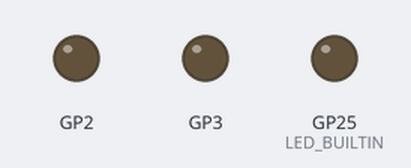
Recording of a sketch running on a simulated Raspberry Pi Pico. Parts: output pins drawn as LEDs (lit = HIGH).

Above: at 0.2 s.
At 1.7 s:
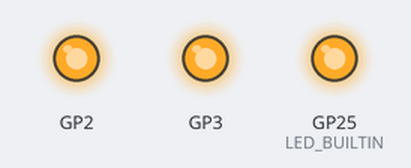
Timing chart, 0 to 3.0 s (numbered marks = the images above):
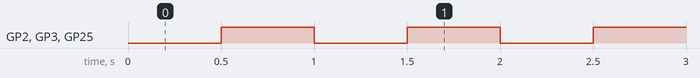

The sketch:

RTOS_rasp.ino
```cpp
#include "FreeRTOS.h"
#include "task.h"

// Declare two task handles
TaskHandle_t Task1, Task2;

void setup() {
  // Create Task1 for blinking the onboard LED
  xTaskCreate(
    task1,           // Function for Task1
    "Task1",         // Task name (for debugging)
    128,             // Stack size (in words)
    NULL,            // Task input parameter (not used)
    1,               // Task priority
    &Task1           // Task handle
  );

  // Create Task2 for blinking the external LED
  xTaskCreate(
    task2,           // Function for Task2
    "Task2",         // Task name
    128,             // Stack size (in words)
    NULL,            // Task input parameter (not used)
    1,               // Task priority
    &Task2           // Task handle
  );
}

void setup1(){
  pinMode(3,OUTPUT);
}

// Task1 function: Blink the onboard LED (GPIO 25)
void task1(void *param) {
  (void) param;
  pinMode(2,OUTPUT);
  while (1) {
    digitalWrite(2, LOW);  // Turn on the onboard LED
    delay(500);
    digitalWrite(2, HIGH);   // Turn off the onboard LED
    delay(500);
  }
}

// Task2 function: Blink an external LED (GPIO 2)
void task2(void *param) {
  (void) param;
  pinMode(LED_BUILTIN, OUTPUT);
  while (1) {
    digitalWrite(LED_BUILTIN, LOW);  // Turn on the onboard LED
    delay(500);
    digitalWrite(LED_BUILTIN, HIGH);   // Turn off the onboard LED
    delay(500);
  }
}

void loop() {
  delay(500);
}

void loop1() {
    digitalWrite(3, LOW);  // Turn on the onboard LED
    delay(500);
    digitalWrite(3, HIGH);
    delay(500);
}
```

Measured:
- by itself, GP2, GP3, GP25 (LED_BUILTIN): alternates HIGH for 0.50 s and LOW for 0.50 s
- by itself, everything shown: repeats every 1.0 s, in 4 steps
